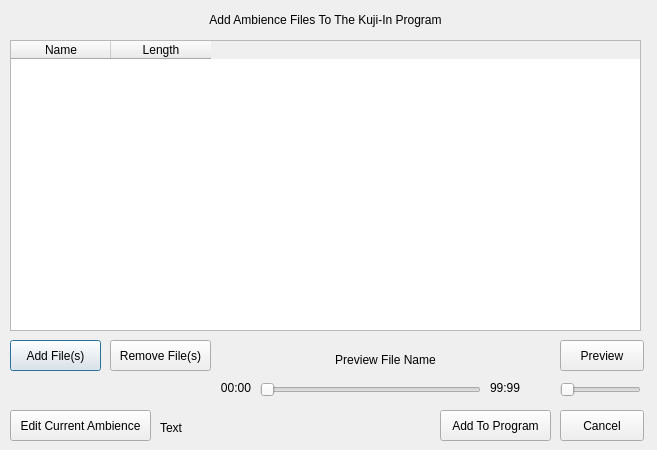
<?xml version="1.0" encoding="UTF-8"?>
<ui version="4.0">
 <class>addambienceDialog</class>
 <widget class="QDialog" name="addambienceDialog">
  <property name="geometry">
   <rect>
    <x>0</x>
    <y>0</y>
    <width>657</width>
    <height>450</height>
   </rect>
  </property>
  <property name="windowTitle">
   <string>Dialog</string>
  </property>
  <widget class="QTableWidget" name="audioFilesTable">
   <property name="geometry">
    <rect>
     <x>10</x>
     <y>40</y>
     <width>631</width>
     <height>291</height>
    </rect>
   </property>
   <property name="layoutDirection">
    <enum>Qt::LeftToRight</enum>
   </property>
   <property name="autoFillBackground">
    <bool>false</bool>
   </property>
   <column>
    <property name="text">
     <string>Name</string>
    </property>
    <property name="textAlignment">
     <set>AlignHCenter|AlignVCenter|AlignCenter</set>
    </property>
   </column>
   <column>
    <property name="text">
     <string>Length</string>
    </property>
    <property name="textAlignment">
     <set>AlignHCenter|AlignVCenter|AlignCenter</set>
    </property>
   </column>
  </widget>
  <widget class="QPushButton" name="addFilesToTableButton">
   <property name="geometry">
    <rect>
     <x>10</x>
     <y>340</y>
     <width>91</width>
     <height>31</height>
    </rect>
   </property>
   <property name="text">
    <string>Add File(s)</string>
   </property>
  </widget>
  <widget class="QPushButton" name="previewButton">
   <property name="geometry">
    <rect>
     <x>560</x>
     <y>340</y>
     <width>84</width>
     <height>31</height>
    </rect>
   </property>
   <property name="text">
    <string>Preview</string>
   </property>
  </widget>
  <widget class="QLabel" name="topLabel">
   <property name="geometry">
    <rect>
     <x>10</x>
     <y>10</y>
     <width>631</width>
     <height>20</height>
    </rect>
   </property>
   <property name="text">
    <string>Add Ambience Files To The Kuji-In Program</string>
   </property>
   <property name="alignment">
    <set>Qt::AlignCenter</set>
   </property>
  </widget>
  <widget class="QPushButton" name="addToProgramButton">
   <property name="geometry">
    <rect>
     <x>440</x>
     <y>410</y>
     <width>111</width>
     <height>31</height>
    </rect>
   </property>
   <property name="text">
    <string>Add To Program</string>
   </property>
  </widget>
  <widget class="QPushButton" name="cancelButton">
   <property name="geometry">
    <rect>
     <x>560</x>
     <y>410</y>
     <width>84</width>
     <height>31</height>
    </rect>
   </property>
   <property name="text">
    <string>Cancel</string>
   </property>
  </widget>
  <widget class="QPushButton" name="editCurrentAmbienceButton">
   <property name="geometry">
    <rect>
     <x>10</x>
     <y>410</y>
     <width>141</width>
     <height>31</height>
    </rect>
   </property>
   <property name="text">
    <string>Edit Current Ambience</string>
   </property>
  </widget>
  <widget class="QSlider" name="previewSlider">
   <property name="geometry">
    <rect>
     <x>260</x>
     <y>380</y>
     <width>221</width>
     <height>20</height>
    </rect>
   </property>
   <property name="orientation">
    <enum>Qt::Horizontal</enum>
   </property>
  </widget>
  <widget class="QLabel" name="previewFileNameLabel">
   <property name="geometry">
    <rect>
     <x>260</x>
     <y>350</y>
     <width>251</width>
     <height>20</height>
    </rect>
   </property>
   <property name="text">
    <string>Preview File Name</string>
   </property>
   <property name="alignment">
    <set>Qt::AlignCenter</set>
   </property>
  </widget>
  <widget class="QLabel" name="previewcurrentTimeLabel">
   <property name="geometry">
    <rect>
     <x>200</x>
     <y>380</y>
     <width>51</width>
     <height>16</height>
    </rect>
   </property>
   <property name="text">
    <string>00:00</string>
   </property>
   <property name="alignment">
    <set>Qt::AlignRight|Qt::AlignTrailing|Qt::AlignVCenter</set>
   </property>
  </widget>
  <widget class="QLabel" name="previewtotalTimeLabel">
   <property name="geometry">
    <rect>
     <x>490</x>
     <y>380</y>
     <width>41</width>
     <height>16</height>
    </rect>
   </property>
   <property name="text">
    <string>99:99</string>
   </property>
  </widget>
  <widget class="QPushButton" name="pushButton">
   <property name="geometry">
    <rect>
     <x>110</x>
     <y>340</y>
     <width>101</width>
     <height>31</height>
    </rect>
   </property>
   <property name="text">
    <string>Remove File(s)</string>
   </property>
  </widget>
  <widget class="QLabel" name="statusBar">
   <property name="geometry">
    <rect>
     <x>160</x>
     <y>420</y>
     <width>271</width>
     <height>16</height>
    </rect>
   </property>
   <property name="text">
    <string>Text</string>
   </property>
  </widget>
  <widget class="QSlider" name="horizontalSlider">
   <property name="geometry">
    <rect>
     <x>560</x>
     <y>380</y>
     <width>81</width>
     <height>20</height>
    </rect>
   </property>
   <property name="orientation">
    <enum>Qt::Horizontal</enum>
   </property>
  </widget>
 </widget>
 <resources/>
 <connections/>
</ui>
